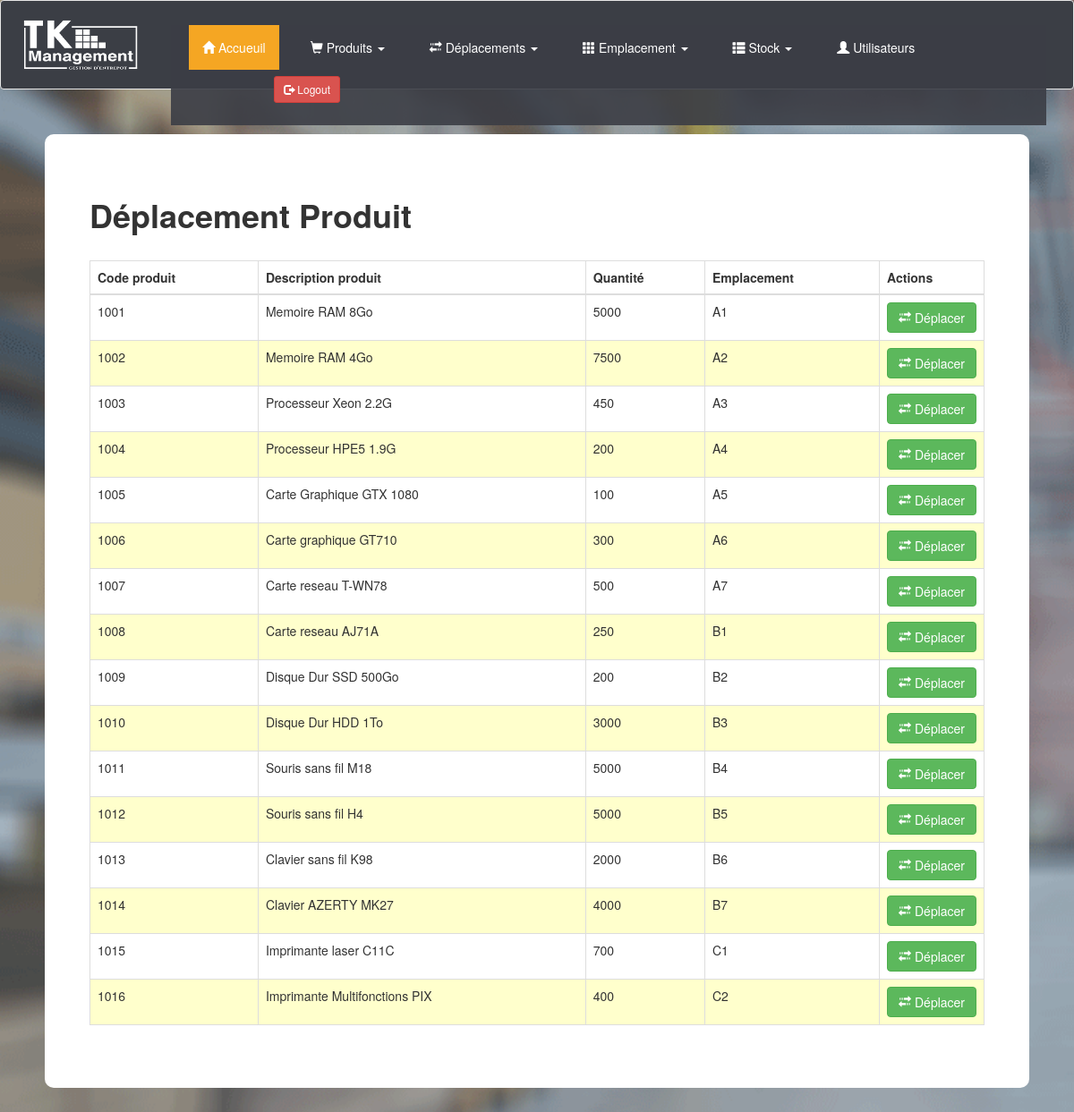
Page /admin/Deplacedb/deplaceprod.php (signed in) on the committed database.
### tables this page shows
CREATE TABLE `produit` (
  `code_prod` int(255) NOT NULL,
  `desc_prod` varchar(255) DEFAULT NULL,
  `qte` int(11) DEFAULT NULL,
  `code_emp` varchar(255) DEFAULT NULL
);

### admin/Deplacedb/deplaceprod.php (the view, shortened to what this page needs)
<?php session_start();
 if (isset($_SESSION["admin"])) { ?>
<!DOCTYPE html>
<html>
<head>
	<link rel="stylesheet" href="../css/bootstrap.css">
</head>
<body>
		<nav class="navbar navbar-default">
	  <div class="container-fluid">
	    <div class="navbar-header">
	          <a class="navbar-brand" href="../index.php">
	        <img alt="Brand" src="../img/tkm7.png" width="150px" height="70px">
	      </a>
	    </div>
	    <div class="collapse navbar-collapse" id="bs-example-navbar-collapse-1">
	      	<ul class="nav navbar-nav">
	       			<li class="active"><a href="../index.php"><span class="glyphicon glyphicon-home"></span> Accueuil<span class="sr-only">(current)</span></a></li>
	       				<li class="dropdown">
	          			<a href="" class="dropdown-toggle" data-toggle="dropdown" role="button" aria-haspopup="true" aria-expanded="false"><span class="glyphicon glyphicon-shopping-cart"></span> Produits <span class="caret"></span></a>
	       			</li>
	       				<li class="dropdown">
	          			<a href="" class="dropdown-toggle" data-toggle="dropdown" role="button" aria-haspopup="true" aria-expanded="false"><span class="glyphicon glyphicon-transfer"></span> Déplacements <span class="caret"></span></a>
	       			</li>
	       			<li class="dropdown">
	          			<a href="" class="dropdown-toggle" data-toggle="dropdown" role="button" aria-haspopup="true" aria-expanded="false"><span class="glyphicon glyphicon-th"></span> Emplacement <span class="caret"></span></a>
	       			</li>
	       			<li class="dropdown">
	          			<a href="" class="dropdown-toggle" data-toggle="dropdown" role="button" aria-haspopup="true" aria-expanded="false"><span class="glyphicon glyphicon-th-list"></span> Stock <span class="caret"></span></a>
	       			</li>
						<li>
							<li><a href="../user.php"> <span class="glyphicon glyphicon-user"></span> Utilisateurs</a></li>
	       				 <li class="nav-item logout">
	               			 <a class="nav-link" href="../logout.php">
	                    		<button type="button" class="btn btn-danger navbar-btn btn-lg btn-sm"><span class="glyphicon glyphicon-log-out"></span> Logout</button>
	               			 </a>
	          			</li>
	        		</li>
	      		</ul>
	   		 </div>
	  	</div>
	</nav>
		<div  class="TKprod">
		 <h1><strong>Déplacement Produit </strong></h1><br>
		 <table class="table table-strip	ed table-bordered">
		 	<thead>
		 		<tr>
		 			<th>Code produit</th>
		 			<th>Description produit</th>
		 			<th>Quantité</th>
		 			<th>Emplacement</th>
		 			<th>Actions</th>
		 		</tr>
		 	</thead>
		 	<tbody>
		 			<?php
		 				require '../connectdb.php';
		 				$sql="SELECT * FROM `produit` ORDER by code_prod ";
		 				$result= mysqli_query($cnx,$sql) or die("Bad query");
                        while($prod = mysqli_fetch_assoc($result))
                        {
                            echo '<tr>';
                            echo '<td>'. $prod['code_prod'] . '</td>';
                            echo '<td>'. $prod['desc_prod'] . '</td>';
                            echo '<td>'. $prod['qte'] . '</td>';
                            echo '<td>'. $prod['code_emp'] . '</td>';
                            echo '<td width=110>';
                            echo '<a class="btn btn-success" href="Deplacer.php?code_prod='.$prod['code_prod'].'"><span class="glyphicon glyphicon-transfer"></span> Déplacer</a>';
                            echo '</td>';
                            echo '</tr>';
                        }
					?>
		 	</tbody>
		 </table>
    </div>
</body>
</html>
<?php } else { header('Location: ../../login.php'); } ?>

### rows in the picture
produit: code_prod "1001", desc_prod "Memoire RAM 8Go", qte "5000", code_emp "A1"
produit: code_prod "1002", desc_prod "Memoire RAM 4Go", qte "7500", code_emp "A2"
produit: code_prod "1003", desc_prod "Processeur Xeon 2.2G", qte "450", code_emp "A3"
produit: code_prod "1004", desc_prod "Processeur HPE5 1.9G", qte "200", code_emp "A4"
produit: code_prod "1005", desc_prod "Carte Graphique GTX 1080", qte "100", code_emp "A5"
produit: code_prod "1006", desc_prod "Carte graphique GT710", qte "300", code_emp "A6"
produit: code_prod "1007", desc_prod "Carte reseau T-WN78", qte "500", code_emp "A7"
produit: code_prod "1008", desc_prod "Carte reseau AJ71A", qte "250", code_emp "B1"
produit: code_prod "1009", desc_prod "Disque Dur SSD 500Go", qte "200", code_emp "B2"
produit: code_prod "1010", desc_prod "Disque Dur HDD 1To", qte "3000", code_emp "B3"
produit: code_prod "1011", desc_prod "Souris sans fil M18", qte "5000", code_emp "B4"
produit: code_prod "1012", desc_prod "Souris sans fil H4", qte "5000", code_emp "B5"
produit: code_prod "1013", desc_prod "Clavier sans fil K98", qte "2000", code_emp "B6"
produit: code_prod "1014", desc_prod "Clavier AZERTY MK27", qte "4000", code_emp "B7"
produit: code_prod "1015", desc_prod "Imprimante laser C11C", qte "700", code_emp "C1"
produit: code_prod "1016", desc_prod "Imprimante Multifonctions PIX", qte "400", code_emp "C2"
